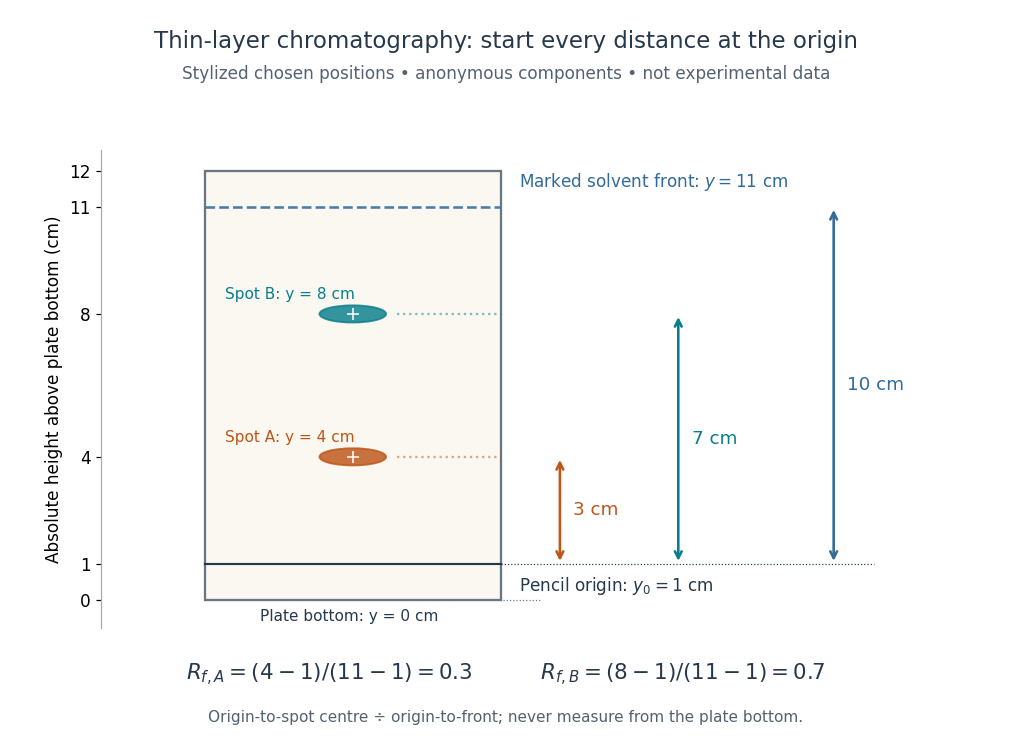

The Python source for this figure:
"""Original stylized TLC readout; Python 3.14, matplotlib 3.10.7, numpy 2.3.5.

Run from _media; coordinates are chosen examples, not measured pigment positions.
"""

from pathlib import Path

import matplotlib.pyplot as plt
from matplotlib.patches import Ellipse, Rectangle


ORIGIN_CM = 1
FRONT_CM = 11
SPOTS_CM = {"A": 4, "B": 8}


def main():
    plt.rcParams.update({"font.size": 11, "figure.facecolor": "white"})
    ink, orange, teal = "#26384b", "#bd5519", "#087e8b"
    fig, ax = plt.subplots(figsize=(9.2, 6.8))
    fig.subplots_adjust(left=.10, right=.97, bottom=.16, top=.80)
    fig.suptitle("Thin-layer chromatography: start every distance at the origin",
                 fontsize=15, y=.96, color=ink)
    fig.text(.5, .895, "Stylized chosen positions • anonymous components • not experimental data",
             ha="center", fontsize=11, color="#536170")
    ax.set(xlim=(-1.4, 10.5), ylim=(-.8, 12.6),
           ylabel="Absolute height above plate bottom (cm)")
    ax.set_yticks([0, 1, 4, 8, 11, 12])
    ax.set_xticks([])
    for spine in ["top", "right", "bottom"]:
        ax.spines[spine].set_visible(False)
    ax.spines["left"].set_color("#a0acb4")
    ax.add_patch(Rectangle((0, 0), 4, 12, facecolor="#faf8f0",
                           edgecolor="#6a7783", linewidth=1.5))
    ax.axhline(0, xmin=.118, xmax=.50, color="#6a7783", linewidth=.8, linestyle=":")
    ax.plot([0, 4], [ORIGIN_CM] * 2, color=ink, linewidth=1.4)
    ax.plot([0, 4], [FRONT_CM] * 2, color="#477eaa", linewidth=1.7, linestyle="--")
    ax.text(4.25, 11.55, r"Marked solvent front: $y=11$ cm", color="#326b99")
    ax.text(4.25, .25, r"Pencil origin: $y_0=1$ cm", color=ink)
    ax.text(1.95, -.60, "Plate bottom: y = 0 cm", ha="center", fontsize=10, color=ink)
    for label, y, color in [("A", SPOTS_CM["A"], orange), ("B", SPOTS_CM["B"], teal)]:
        ax.add_patch(Ellipse((2, y), .90, .48, facecolor=color, alpha=.82,
                             edgecolor=color, linewidth=1.2))
        ax.plot(2, y, "+", color="white", markersize=8)
        ax.text(.28, y + .42, f"Spot {label}: y = {y} cm", color=color, fontsize=10)
        ax.plot([2.6, 4], [y, y], color=color, alpha=.5, linestyle=":")
    measurements = [(4.8, SPOTS_CM["A"], orange, "3 cm"),
                    (6.4, SPOTS_CM["B"], teal, "7 cm"),
                    (8.5, FRONT_CM, "#326b99", "10 cm")]
    ax.plot([4, 9.05], [ORIGIN_CM] * 2, color=ink, linewidth=.8, linestyle=":")
    for x, top, color, text in measurements:
        ax.annotate("", xy=(x, top), xytext=(x, ORIGIN_CM),
                    arrowprops={"arrowstyle": "<->", "color": color, "lw": 1.7})
        ax.text(x + .18, (top + ORIGIN_CM) / 2, text, color=color,
                va="center", fontsize=12)
    fig.text(.5, .09, r"$R_{f,A}=(4-1)/(11-1)=0.3$          $R_{f,B}=(8-1)/(11-1)=0.7$",
             ha="center", fontsize=14, color=ink)
    fig.text(.5, .035, "Origin-to-spot centre ÷ origin-to-front; never measure from the plate bottom.",
             ha="center", fontsize=10, color="#536170")
    fig.savefig(Path(__file__).stem + ".png", dpi=110, facecolor="white")
    plt.close(fig)


if __name__ == "__main__":
    main()
